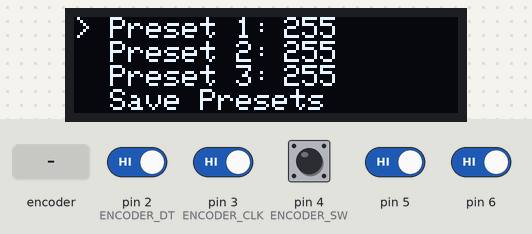
Recording of a sketch running on a simulated Arduino Uno, built with avr-gcc and run on an emulated ATmega328P. Parts: 128×32 one-colour display. Inputs (shaded band) come from the test bench; at power-on: pin 2 (ENCODER_DT), pin 3 (ENCODER_CLK), pin 4 (ENCODER_SW), pin 5, pin 6 HIGH.

Above: at 1.4 s.
1.5 s: rotary encoder on pin 3 (ENCODER_CLK) / pin 2 (ENCODER_DT) turned 3 steps (first pin leading)
At 3.2 s:
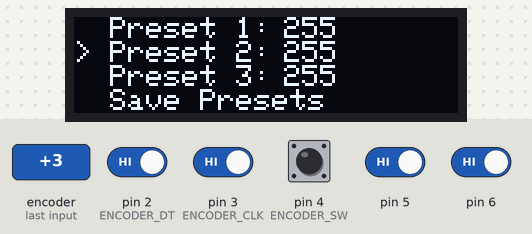
3.6 s: pin 4 (ENCODER_SW) pulsed LOW 5 times (0.12 s each, 0.3 s apart)
At 6.2 s:
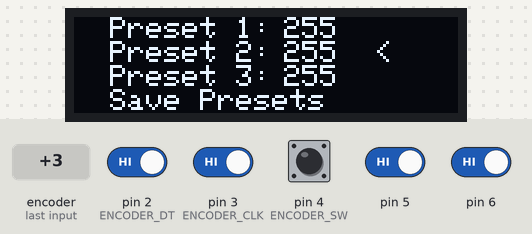
6.6 s: rotary encoder on pin 3 (ENCODER_CLK) / pin 2 (ENCODER_DT) turned 1 step (first pin leading)
At 7.2 s:
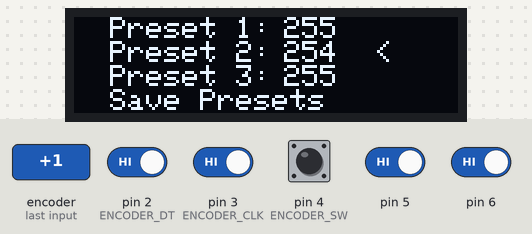
8.3 s: pin 5 driven LOW and pin 6 driven LOW
At 9.2 s:
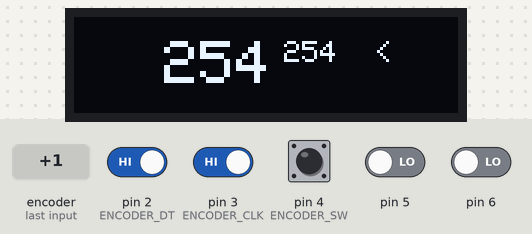
9.8 s: pin 5 driven HIGH
At 11.1 s:
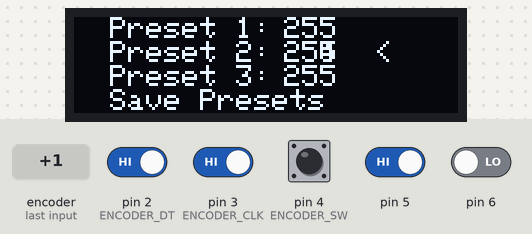
Timing chart, 0 to 12.3 s (numbered marks = the images above; inputs shaded):
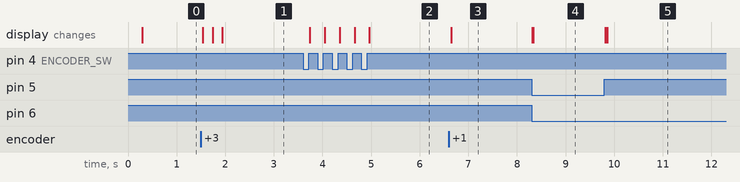

Measured:
- after the input at 1.5 s, the display: first changes at once (image 1 shows a later state)
- after the input at 3.6 s, the display: changes after 0.14 s (image 2)
- after the input at 6.6 s, the display: changes after 0.05 s (image 3)
- after the input at 8.3 s, the display: first changes at once (image 4 shows a later state)
- after the input at 9.8 s, the display: first changes at once (image 5 shows a later state)

The sketch:

chatgptmade.ino
```cpp
#include <EEPROM.h>

#include <Wire.h>
#include <Adafruit_GFX.h>
#include <Adafruit_SSD1306.h>

#define ENCODER_DT 2
#define ENCODER_CLK 3
#define ENCODER_SW 4

volatile int16_t encoderValue = 0;
volatile int16_t lastEncoded = 0;
bool buttonState = LOW;
bool lastButtonState = LOW;
long lastDebounceTime = 0;

const int buttonPin = 2;
int buttonStateS = 0;
int lastButtonStateS = 0;
int startPressed = 0;
int endPressed = 0;
int holdTime = 0;
int idleTime = 0;
int reading = 0;

int rd = 0;
int sP = 0;
int eP = 0;
bool isHolded = false;

bool holdStart = false;
bool resetHold = false;

long chooseDelay = 2;
long lastChooseDelay = 0;
int pressButton = 0;
int chooseValue = 0;
int lastchooseValue = 0;

int massive = 0;
int nwV = 0;
int nmv;

int StartValue[3] = {120, 100, 50};
int newValue[3] = {1, 1, 1};
int dropValue[3] = {0, 0, 0};
int pos[4] = {0, 8, 16, 24};

bool but_flag = false;
bool butt;
bool butS_flag = false;
bool buttS;
bool frst = true;

int lessbbs = 0;
int displaybbs;
int outbbs;

#define OLED_RESET -1
Adafruit_SSD1306 display(128, 32, &Wire, OLED_RESET);

void updateEncoder() {
  int MSB = digitalRead(ENCODER_DT);
  int LSB = digitalRead(ENCODER_CLK);
  int encoded = (MSB << 1) | LSB;
  int sum = (lastEncoded << 2) | encoded;

  if(pressButton == 1)
    {
    if(encoded != 0)
    {
      lastChooseDelay = millis();
    }
    if((millis() - lastChooseDelay) > (chooseDelay / 2))
    {
      if (sum == 0b1101 || sum == 0b0100 || sum == 0b0010 || sum == 0b1011) {
        if(nmv < 250){
          holdedChoose();
          if(isHolded == true)
          {
            encoderValue = encoderValue + 5;
          }
          if(isHolded == false)
          {
            encoderValue = encoderValue + 1;
          }
        }
      }

       else if (sum == 0b1110 || sum == 0b0111 || sum == 0b0001 || sum == 0b1000) {
        if(nmv > 0)
        {
          holdedChoose();
          if(isHolded == true)
          {
            encoderValue = encoderValue - 5;
          }
          if(isHolded == false)
          {
            encoderValue = encoderValue - 1;
          }
        }

      }
    }
  }
  if(pressButton == 0)
  {
    if(encoded != 0)
    {
      lastChooseDelay = millis();
    }
    if((millis() - lastChooseDelay) > (chooseDelay / 2))
    {
      if (sum == 0b1101 || sum == 0b0100 || sum == 0b0010 || sum == 0b1011) {
          chooseValue = chooseValue + 8;
          massive++;
      } else if (sum == 0b1110 || sum == 0b0111 || sum == 0b0001 || sum == 0b1000) {
          chooseValue = chooseValue - 8;
          massive--;
      }
    }

  }
  lastEncoded = encoded;

}

void setup() {
  Wire.begin();
  Wire.setClock(400000);
  if (!display.begin(SSD1306_SWITCHCAPVCC, 0x3C)) {
    Serial.println(F("SSD1306 allocation failed"));
    for (;;);
  }
  display.clearDisplay();
  display.setTextSize(2);
  display.setTextColor(SSD1306_WHITE);
  display.setCursor(25, pos[1]);
  display.println("HELLO");
  display.display();

  pinMode(5, INPUT_PULLUP);
  pinMode(6, INPUT_PULLUP);

  pinMode(ENCODER_DT, INPUT);
  pinMode(ENCODER_CLK, INPUT);
  pinMode(ENCODER_SW, INPUT_PULLUP);

  attachInterrupt(digitalPinToInterrupt(ENCODER_DT), updateEncoder, CHANGE);
  attachInterrupt(digitalPinToInterrupt(ENCODER_CLK), updateEncoder, CHANGE);

  newValue[0] = EEPROM.read(0);
  newValue[1] = EEPROM.read(2);
  newValue[2] = EEPROM.read(4);

  delay(200);
  Menu();
}

void loop() {

  reading = digitalRead(ENCODER_SW);
  if (reading != lastButtonState) {
    updateState();
  }

  lastButtonState = reading;
  if(frst == true)
  {
    pressButton = 0;
    frst = false;
  }
  if(pressButton == 1){

    if(massive == 3)
    {
      if(resetHold == false)
      {
      Save();
      Done();
      Menu();
      }
      if(resetHold == true)
      {
        Reset();
        Menu();
      }

    }

     if(massive <= 2)
      {
      if (newValue[massive] != encoderValue)
        {
          nwV = newValue[massive];
          nmv = nwV + encoderValue;
          display.setTextSize(1);
          display.setTextColor(SSD1306_BLACK);
          display.setCursor(70, pos[massive]);
          display.println(dropValue[massive]);

          for(int i = 0; i <  4;i++)
            {
              display.setCursor(0, pos[i]);
              display.println(">");
              display.setCursor(100, pos[i]);
              display.println("<");
            }

          display.setTextColor(SSD1306_WHITE);
          display.setCursor(70, pos[massive]);
          display.println(nmv);
          display.setCursor(100, chooseValue);
          display.println("<");
          display.display();
          dropValue[massive] = nmv;
      }
    }
  }

  if(pressButton >= 2)
  {
    newValue[massive] = nmv;
    pressButton = 0;
    encoderValue = 0;
    if(isHolded == true)
    {
      isHolded = false;
    }
  }


  if(pressButton == 0)
  {
    ChooseValue();
  }

  butt = !digitalRead(5);
  buttS = !digitalRead(6);

  if(butt == true && but_flag == false)
  {
        if(buttS == true && butS_flag == false)
        {
          bbs();
          butS_flag = true;
          if(outbbs <= 0)
          {
            but_flag = true;
            display.clearDisplay();
            display.setTextSize(2);
            display.setTextColor(SSD1306_WHITE);
            display.setCursor(25, pos[1]);
            display.println("DONE");
            display.display();
          }

        }
        if(buttS == false && butS_flag == true)
        {
          butS_flag = false;
        }
  }

  if(butt == false && but_flag == false && outbbs > 0)
  {
    outbbs = 0;
    lessbbs = 0;
    Menu();
  }

    if(butt == false && but_flag == true)
  {
    but_flag = false;
    lessbbs = 0;
    Menu();
  }

}
void ChooseValue()
{
  if(chooseValue < 25)
  {
    for(int i = 0; i < 4;i++)
    {
      display.setTextSize(1);
      display.setTextColor(SSD1306_BLACK);
      display.setCursor(0, pos[i]);
      display.println(">");
      display.setCursor(100, pos[i]);
      display.println("<");
    }

    display.setTextColor(SSD1306_WHITE);
    display.setCursor(0, chooseValue);
    display.println(">");
    display.display();
    lastchooseValue = chooseValue;

  }
  if(chooseValue > 24){
    chooseValue = 0;
    massive = 0;
  }
  if(chooseValue < 0)
  {
    chooseValue = 24;
    massive = 3;
  }
}

void Menu()
{
  display.clearDisplay();
  display.display();
  display.setTextSize(1);
  display.setTextColor(SSD1306_WHITE);
  display.setCursor(0, 0);
  display.println("  Preset 1: ");
  display.println("  Preset 2: ");
  display.println("  Preset 3: ");
  display.println("  Save Presets ");
  display.setCursor(70, pos[0]);
  display.println(newValue[0]);
  display.setCursor(70, pos[1]);
  display.println(newValue[1]);
  display.setCursor(70, pos[2]);
  display.println(newValue[2]);
  display.display();
}

void bbs()
{
  lessbbs = lessbbs + 1;
  displaybbs = newValue[massive];
  outbbs = displaybbs - lessbbs;
  display.clearDisplay();
  display.setTextSize(2);
  display.setCursor(30, pos[1]);
  display.setTextColor(SSD1306_WHITE);
  display.print(outbbs);
  display.display();
  if(outbbs <= 0 )
  {
    delay(50);
  }
}

void Done()
{
  massive = 0;
  pressButton = 0;
  chooseValue = 0;
  display.clearDisplay();
  display.setTextSize(2);
  display.setTextColor(SSD1306_WHITE);
  display.setCursor(30, pos[1]);
  display.println("DONE");
  display.display();
  delay(200);
}
void Reset()
{
  for(int i = 0; i < 3; i++)
  {
    newValue[i] = StartValue[i];
  }
  resetHold = false;
  massive = 0;
  pressButton = 0;
  chooseValue = 0;
  display.clearDisplay();
  display.setTextSize(2);
  display.setTextColor(SSD1306_WHITE);
  display.setCursor(25, pos[0]);
  display.println("RESET");
  display.setCursor(25, pos[2]);
  display.println("DONE");
  display.display();
  delay(200);
}
void updateState() {
  if (reading == LOW) {
      startPressed = millis();

  } else {
      endPressed = millis();
      if(holdStart == false)
      {
        startPressed = startPressed + 70;
      }
      holdTime = endPressed - startPressed;

      if (holdTime >= 5 && holdTime < 400 && isHolded == false) {
          pressButton = pressButton + 1;
      }

      if (holdTime >= 400) {
          pressButton = pressButton + 1;
          if(massive == 3)
          {
          resetHold = true;
          }
      }
      holdStart = true;
      startPressed = 0;
      endPressed = 0;
      holdTime = 0;

  }
}

void holdedChoose() {
  rd = digitalRead(ENCODER_SW);
  if (rd == LOW && massive != 3 && pressButton == 1) {
    isHolded = true;
  }
  if(rd != LOW)
  {
    isHolded = false;
  }
}

void Save(){
  int dVF = dropValue[0];
  EEPROM.update(0, dVF);
  delay(5);
  int dVS = dropValue[1];
  EEPROM.update(2, dVS);
  delay(5);
  int dVT = dropValue[2];
  EEPROM.update(4, dVT);
  delay(5);
}
```
